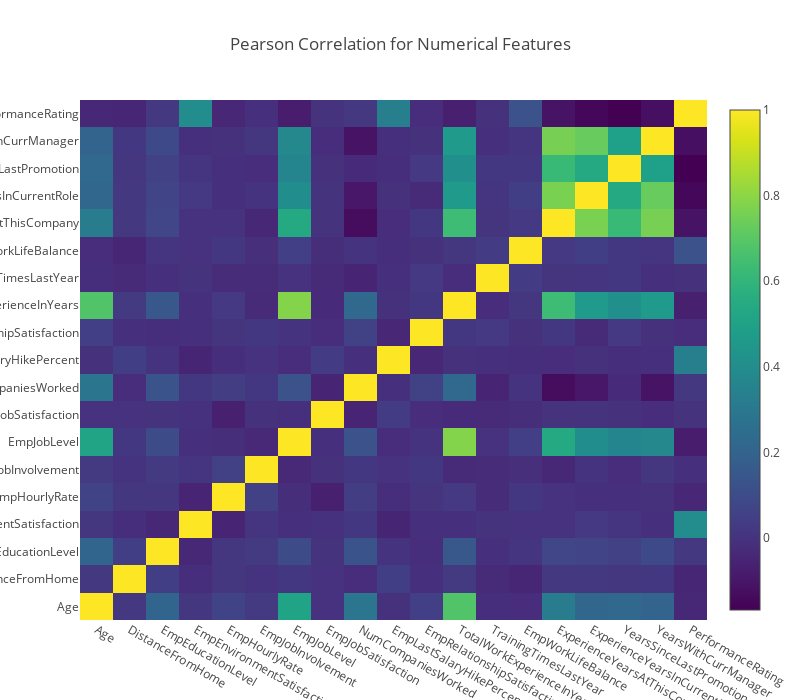

Here is the notebook cell this chart was saved with:
### Markdown cell above
## 2. Correlation of Features
The next tool in a data explorer's arsenal is that of a correlation matrix. By plotting a correlation matrix, we have a very nice overview of how the features are related to one another. For a Pandas data frame, we can conveniently use the call .corr which by default provides the Pearson Correlation values of the columns pairwise in that data frame. The correlation works bet for numerical data where we are going to use all the numerical features present in the data.

### Code cell
# creating a list of only numerical values
numerical = [u'Age', u'DistanceFromHome', u'EmpEducationLevel', u'EmpEnvironmentSatisfaction', u'EmpHourlyRate'
 , u'EmpJobInvolvement', u'EmpJobLevel', u'EmpJobSatisfaction'
 , u'NumCompaniesWorked', u'EmpLastSalaryHikePercent'
 , u'EmpRelationshipSatisfaction', u'TotalWorkExperienceInYears'
 , u'TrainingTimesLastYear', u'EmpWorkLifeBalance'
 , u'ExperienceYearsAtThisCompany', u'ExperienceYearsInCurrentRole'
 , u'YearsSinceLastPromotion', u'YearsWithCurrManager'
 , u'PerformanceRating']

data = [go.Heatmap(
        z=original_data[numerical].astype(float).corr().values, # Generating the Pearson correlation
        x=original_data[numerical].columns.values,
        y=original_data[numerical].columns.values,
        colorscale='Viridis',
        reversescale = False,
        text = True ,
        opacity = 1.0
        
    )
]


layout = go.Layout(
    title='Pearson Correlation for Numerical Features',
    xaxis = dict(ticks='', nticks=36),
    yaxis = dict(ticks='' ),
    width = 800, height = 700,
    
)


fig = go.Figure(data=data, layout=layout)
py.iplot(fig, filename='labelled-heatmap')

### Figure 1 — Plotly figure (JSON) as saved in the notebook; plotly's stock layout.template omitted (floating-point values rounded to 4 significant figures; data arrays with more than 128 entries replaced by an {"elided": "..."} marker saying what was removed)
{"data": [{"colorscale": "Viridis", "opacity": 1, "reversescale": false, "text": true, "type": "heatmap", "x": ["Age", "DistanceFromHome", "EmpEducationLevel", "EmpEnvironmentSatisfaction", "EmpHourlyRate", "EmpJobInvolvement", "EmpJobLevel", "EmpJobSatisfaction", "NumCompaniesWorked", "EmpLastSalaryHikePercent", "EmpRelationshipSatisfaction", "TotalWorkExperienceInYears", "TrainingTimesLastYear", "EmpWorkLifeBalance", "ExperienceYearsAtThisCompany", "ExperienceYearsInCurrentRole", "YearsSinceLastPromotion", "YearsWithCurrManager", "PerformanceRating"], "y": ["Age", "DistanceFromHome", "EmpEducationLevel", "EmpEnvironmentSatisfaction", "EmpHourlyRate", "EmpJobInvolvement", "EmpJobLevel", "EmpJobSatisfaction", "NumCompaniesWorked", "EmpLastSalaryHikePercent", "EmpRelationshipSatisfaction", "TotalWorkExperienceInYears", "TrainingTimesLastYear", "EmpWorkLifeBalance", "ExperienceYearsAtThisCompany", "ExperienceYearsInCurrentRole", "YearsSinceLastPromotion", "YearsWithCurrManager", "PerformanceRating"], "z": {"elided": "19x19 float values"}}], "layout": {"height": 700, "title": "Pearson Correlation for Numerical Features", "width": 800, "xaxis": {"nticks": 36, "ticks": ""}, "yaxis": {"ticks": ""}}}
